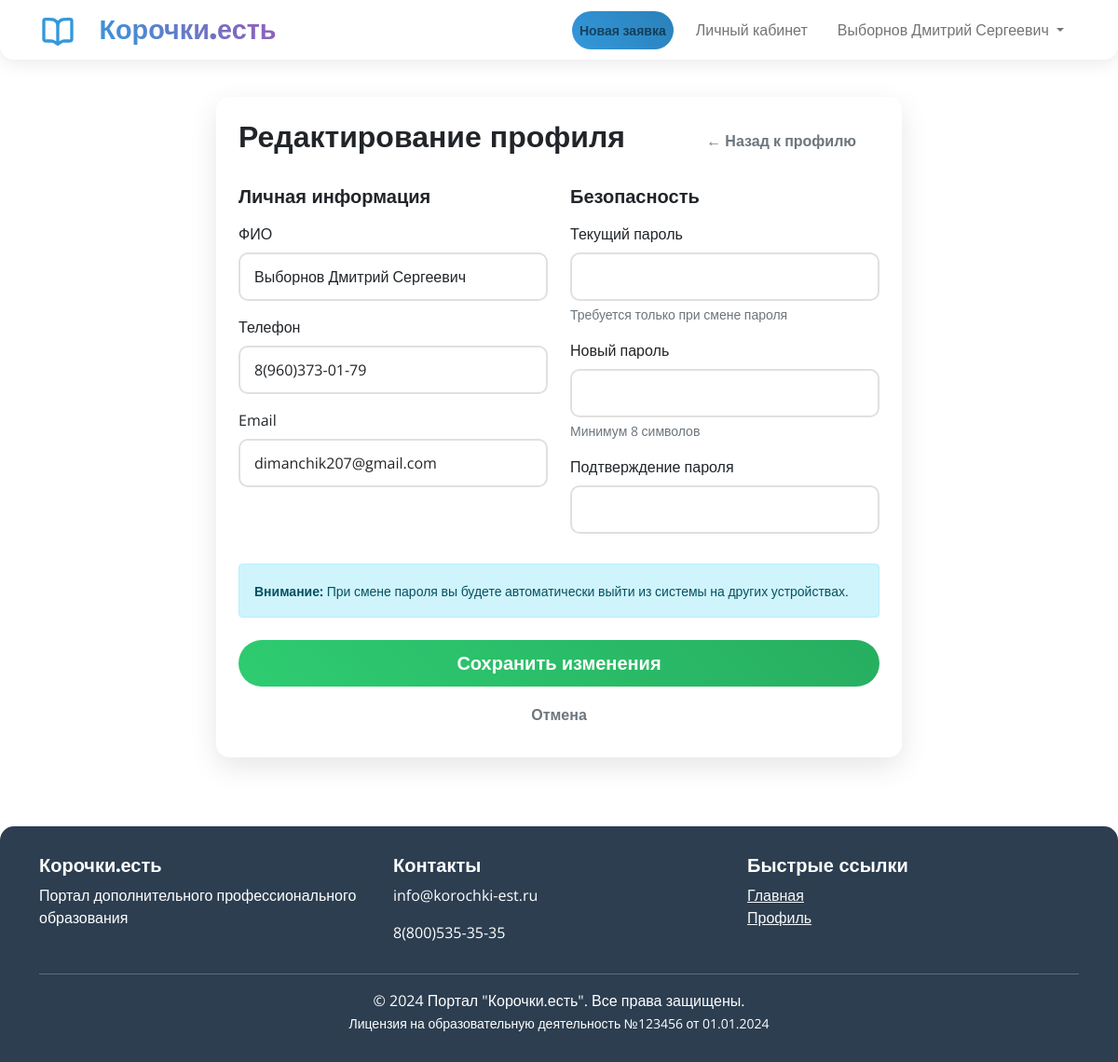
Screenshot of /profile/edit/ (signed in) with the database file from the repository.
### portal/models.py (models this page shows, shortened)
class CustomUser(AbstractUser):
    username_validator = RegexValidator(
        regex=r'^[a-zA-Z][a-zA-Z0-9_]{5,}$',
        message='Логин должен начинаться с буквы и содержать только латинские буквы, цифры и _, минимум 6 символа',
    )
    phone_validator = RegexValidator(
        regex=r'^[\d\s\-\+\(\)]{10,15}$',
        message='Введите номер телефона (10-15 цифр)'
    )
    full_name_validator = RegexValidator(
        regex=r'^[A-Za-zА-Яа-яЁё\s\-\']+$',
        message='ФИО должно содержать только буквы, пробелы, дефисы и апострофы'
    )
    username = models.CharField(
        max_length=150,
        unique=True,
        validators=[username_validator, MinLengthValidator(3)],
        error_messages={
            'unique': 'Пользователь с таким логином уже существует.',
        },
        help_text='Минимум 6 символов'
    )
    full_name = models.CharField(
        max_length=200,
        verbose_name='ФИО',
        validators=[full_name_validator],
        help_text='Иванов Иван Иванович'
    )
    phone = models.CharField(
        max_length=20,
        verbose_name='Телефон',
        validators=[phone_validator]
    )
    email = models.EmailField(
        unique=True,
        verbose_name='Email',
        help_text='pochta@mail.ru'
    )
    class Meta:
        verbose_name = 'Пользователь'
        verbose_name_plural = 'Пользователи'

### portal/views.py (the view)
# urls.py: path('profile/edit/', views.edit_profile_view, name='edit_profile'),
@login_required
def edit_profile_view(request):
    user = request.user
    if request.method == 'POST':
        form = UserProfileForm(request.POST, instance=user)
        if form.is_valid():
            new_password = form.cleaned_data.get('new_password')
            current_password = form.cleaned_data.get('current_password')
            if new_password:
                if not user.check_password(current_password):
                    form.add_error('current_password', 'Неверный текущий пароль')
                    return render(request, 'portal/edit_profile.html', {'form': form})
                user.set_password(new_password)
            user = form.save(commit=False)
            if new_password:
                user.set_password(new_password)
            user.save()
            if new_password:
                from django.contrib.auth import update_session_auth_hash
                update_session_auth_hash(request, user)
            messages.success(request, 'Профиль успешно обновлен!')
            return redirect('profile')
    else:
        form = UserProfileForm(instance=user)
    return render(request, 'portal/edit_profile.html', {'form': form})

### portal/forms.py (shortened to what this page needs)
class UserProfileForm(forms.ModelForm):
    current_password = forms.CharField(
        label='Текущий пароль (для подтверждения изменений)',
        widget=forms.PasswordInput(attrs={'class': 'form-control'}),
        required=False
    )
    new_password = forms.CharField(
        label='Новый пароль (оставьте пустым, если не хотите менять)',
        widget=forms.PasswordInput(attrs={'class': 'form-control'}),
        required=False,
        min_length=8
    )
    confirm_password = forms.CharField(
        label='Подтверждение нового пароля',
        widget=forms.PasswordInput(attrs={'class': 'form-control'}),
        required=False
    )
    class Meta:
        model = CustomUser
        fields = ['full_name', 'phone', 'email']
        widgets = {
            'full_name': forms.TextInput(attrs={'class': 'form-control'}),
            'phone': forms.TextInput(attrs={
                'class': 'form-control',
                'placeholder': '8(XXX)XXX-XX-XX'
            }),
            'email': forms.EmailInput(attrs={'class': 'form-control'}),
        }
        labels = {
            'full_name': 'ФИО',
            'phone': 'Телефон',
            'email': 'Email',
        }

### templates/portal/edit_profile.html (shortened to what this page needs)
{% extends 'portal/base.html' %}
{% block content %}
<div class="row justify-content-center">
    <div class="col-md-8">
        <div class="card p-4">
            <div class="d-flex justify-content-between align-items-center mb-4">
                <h2>Редактирование профиля</h2>
                <a href="{% url 'profile' %}" class="btn btn-outline-secondary">
                    ← Назад к профилю
                </a>
            </div>
            <form method="post">
                <div class="row">
                    <div class="col-md-6">
                        <h5 class="mb-3">Личная информация</h5>
                        <div class="mb-3">
                            <label class="form-label">ФИО</label>
                            {{ form.full_name }}
                        </div>
                        <div class="mb-3">
                            <label class="form-label">Телефон</label>
                            {{ form.phone }}
                        </div>
                        <div class="mb-3">
                            <label class="form-label">Email</label>
                            {{ form.email }}
                        </div>
                    </div>
                    <div class="col-md-6">
                        <h5 class="mb-3">Безопасность</h5>
                        <div class="mb-3">
                            <label class="form-label">Текущий пароль</label>
                            {{ form.current_password }}
                            <div class="form-text">Требуется только при смене пароля</div>
                        </div>
                        <div class="mb-3">
                            <label class="form-label">Новый пароль</label>
                            {{ form.new_password }}
                            <div class="form-text">Минимум 8 символов</div>
                        </div>
                        <div class="mb-3">
                            <label class="form-label">Подтверждение пароля</label>
                            {{ form.confirm_password }}
                        </div>
                    </div>
                </div>
                <div class="alert alert-info mt-3">
                    <small>
                        <strong>Внимание:</strong> При смене пароля вы будете автоматически выйти из системы на других устройствах.
                    </small>
                </div>
                <div class="d-grid gap-2 mt-4">
                    <button type="submit" class="btn btn-success btn-lg">Сохранить изменения</button>
                    <a href="{% url 'profile' %}" class="btn btn-outline-secondary">Отмена</a>
                </div>
            </form>
        </div>
    </div>
</div>
{% endblock %}

### templates/portal/base.html (shortened to what this page needs)
<!DOCTYPE html>
{% load static %}
<html lang="ru">
<head>
    <link rel="stylesheet" href="{% static 'css/style.css' %}">
</head>
<body>
    <nav class="navbar navbar-expand-lg navbar-light sticky-top">
        <div class="container">
            <div class="logo__inner">
                <a class="navbar-brand" href="{% url 'home' %}">
                <img src="{% static 'images/logo.svg' %}" class="logo"></img>
                </a>
                <a class="navbar-brand" href="{% url 'home' %}">
                Корочки<span style="color: #3498db;">.</span>есть
                </a>
            </div>
            <div class="collapse navbar-collapse" id="navbarNav">
                <ul class="navbar-nav ms-auto align-items-center">
                    {% if user.is_authenticated %}
                        {% if user.is_superuser %}
                            <li class="nav-item mx-2">
                                <a class="nav-link btn btn-warning btn-sm" href="{% url 'admin_dashboard' %}">
                                    Панель администратора
                                </a>
                            </li>
                            <li class="nav-item mx-2">
                                <a class="nav-link" href="/admin/" target="_blank">
                                    Админка Django
                                </a>
                            </li>
                        {% else %}
                            <li class="nav-item mx-2">
                                <a class="nav-link btn btn-primary btn-sm" href="{% url 'create_application' %}">
                                    Новая заявка
                                </a>
                            </li>
                            <li class="nav-item mx-2">
                                <a class="nav-link" href="{% url 'profile' %}">
                                    Личный кабинет
                                </a>
                            </li>
                        {% endif %}
                        <li class="nav-item dropdown mx-2">
                            <a class="nav-link dropdown-toggle" href="#" id="userDropdown" role="button" data-bs-toggle="dropdown">
                                {{ user.full_name|default:user.username }}
                            </a>
                        </li>
                    {% endif %}
                </ul>
            </div>
        </div>
    </nav>
    <main class="container py-4">
        {% block content %}
        {% endblock %}
    </main>
    <footer>
        <div class="container">
            <div class="row">
                <div class="col-md-4">
                    <h5>Корочки.есть</h5>
                    <p>Портал дополнительного профессионального образования</p>
                </div>
                <div class="col-md-4">
                    <h5>Контакты</h5>
                    <p>info@korochki-est.ru</p>
                    <p>8(800)535-35-35</p>
                </div>
                <div class="col-md-4">
                    <h5>Быстрые ссылки</h5>
                    <ul class="list-unstyled">
                        <li><a href="{% url 'home' %}" class="text-light">Главная</a></li>
                        {% if user.is_authenticated %}
                            <li><a href="{% url 'profile' %}" class="text-light">Профиль</a></li>
                        {% else %}
                            <li><a href="{% url 'login' %}" class="text-light"> Войти</a></li>
                            <li><a href="{% url 'register' %}" class="text-light">Регистрация</a></li>
                        {% endif %}
                    </ul>
                </div>
            </div>
            <hr class="bg-light">
            <div class="text-center">
                <p class="mb-0">© 2024 Портал "Корочки.есть". Все права защищены.</p>
                <small>Лицензия на образовательную деятельность №123456 от 01.01.2024</small>
            </div>
        </div>
    </footer>
</body>
</html>

### rows the page displays
CustomUser: full_name "Выборнов Дмитрий Сергеевич", phone "8(960)373-01-79", email "dimanchik207@gmail.com"
